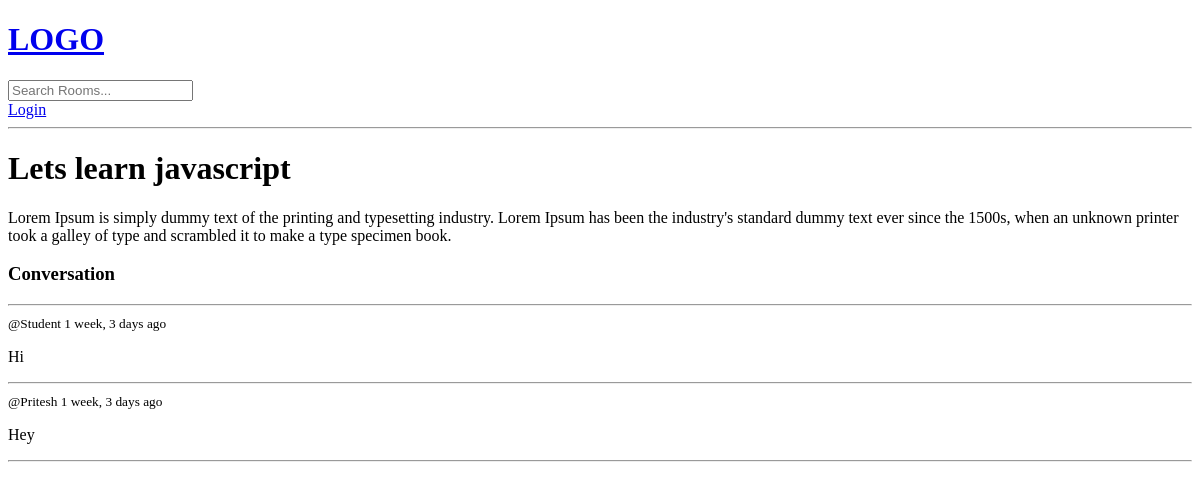
The app's page /room/1/, older data.
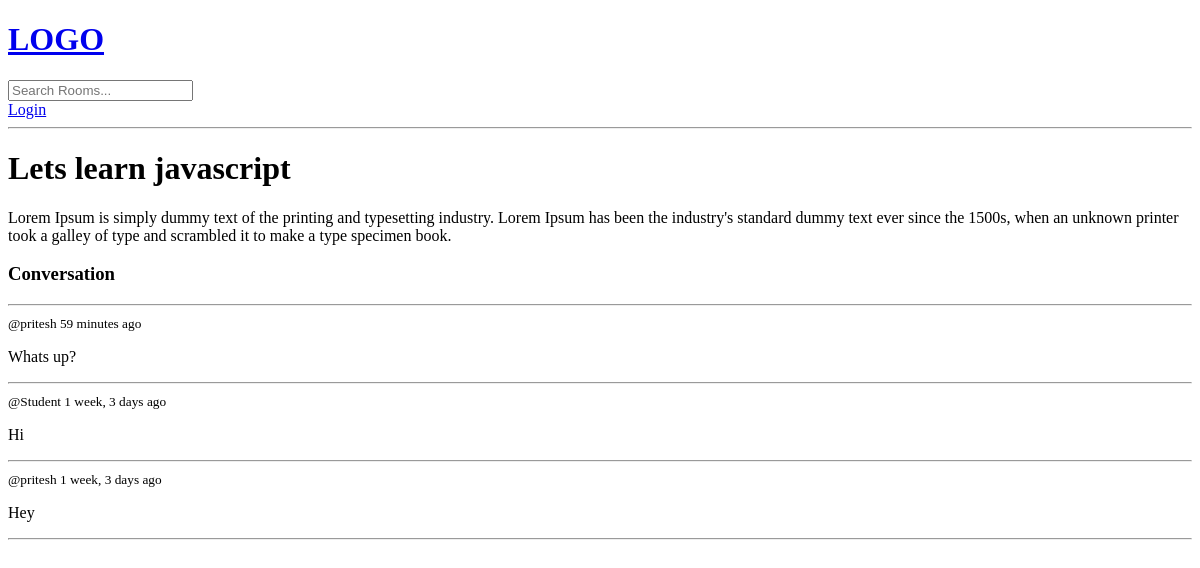
The same page, newer data.
### base/models.py (models this page shows, shortened)
class Message(models.Model):
    user = models.ForeignKey(User, on_delete=models.CASCADE)
    room = models.ForeignKey(Room, on_delete=models.CASCADE)
    body = models.TextField()
    updated =  models.DateTimeField(auto_now=True)
    created =  models.DateTimeField(auto_now_add=True)

### base/views.py (the view, shortened to what this page needs)
# urls.py: path("room/<str:pk>/", views.room, name="Room"),
def room(request, pk):
    room = Room.objects.get(id=pk)
    roomMessages = room.message_set.all().order_by('-created')
    context = {"room": room, "roomMessages" : roomMessages}
    return render(request, "base/room.html", context)

### base/templates/base/room.html (shortened to what this page needs)
{% extends 'main.html'%} {% block content %}
<h1>{{ room.name }}</h1>
<p>{{ room.description }}</p>
<div class="comment-wrapper">
  <h3>Conversation</h3>
  <hr />
  {% for message in roomMessages %}
  <div>
    <small>@{{ message.user }} {{ message.created | timesince}} ago</small>
    <p>{{ message.body }}</p>
    <hr />
  </div>
  {% endfor %}
</div>
 {% endblock content %}

Row changes from the older to the newer data that the page shows:
added Message: user "pritesh", created "59 minutes", body "Whats up?"
changed through a linked row, Message "Hey": user "Pritesh" → "pritesh"
